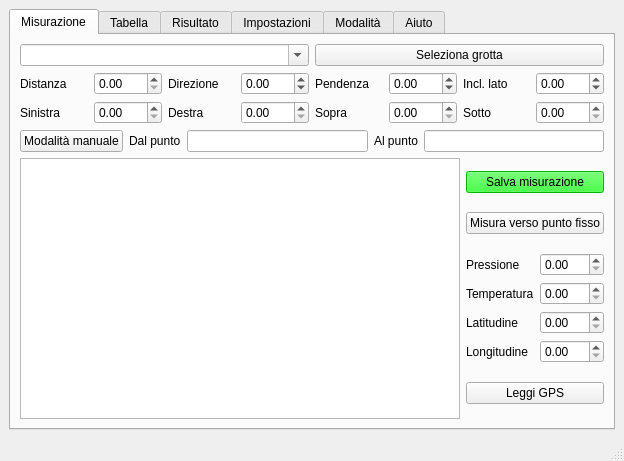
<?xml version="1.0" encoding="UTF-8"?>
<ui version="4.0">
 <class>MainWindow</class>
 <widget class="QMainWindow" name="MainWindow">
  <property name="geometry">
   <rect>
    <x>0</x>
    <y>0</y>
    <width>624</width>
    <height>461</height>
   </rect>
  </property>
  <property name="windowTitle">
   <string>MainWindow</string>
  </property>
  <widget class="QWidget" name="centralwidget">
   <layout class="QHBoxLayout" name="horizontalLayout_4">
    <item>
     <widget class="QTabWidget" name="tabWidget">
      <property name="currentIndex">
       <number>0</number>
      </property>
      <widget class="QWidget" name="misurazione">
       <attribute name="title">
        <string>Misurazione</string>
       </attribute>
       <layout class="QVBoxLayout" name="verticalLayout">
        <item>
         <layout class="QHBoxLayout" name="horizontalLayout_6">
          <item>
           <widget class="QComboBox" name="cavename">
            <property name="editable">
             <bool>true</bool>
            </property>
           </widget>
          </item>
          <item>
           <widget class="QPushButton" name="selectcave">
            <property name="text">
             <string>Seleziona grotta</string>
            </property>
           </widget>
          </item>
         </layout>
        </item>
        <item>
         <layout class="QHBoxLayout" name="horizontalLayout_2">
          <item>
           <widget class="QLabel" name="label_4">
            <property name="text">
             <string>Distanza</string>
            </property>
           </widget>
          </item>
          <item>
           <widget class="QDoubleSpinBox" name="distance">
            <property name="maximum">
             <double>100.000000000000000</double>
            </property>
           </widget>
          </item>
          <item>
           <widget class="QLabel" name="label_3">
            <property name="text">
             <string>Direzione</string>
            </property>
           </widget>
          </item>
          <item>
           <widget class="QDoubleSpinBox" name="heading">
            <property name="minimum">
             <double>-360.000000000000000</double>
            </property>
            <property name="maximum">
             <double>360.000000000000000</double>
            </property>
           </widget>
          </item>
          <item>
           <widget class="QLabel" name="label_5">
            <property name="text">
             <string>Pendenza</string>
            </property>
           </widget>
          </item>
          <item>
           <widget class="QDoubleSpinBox" name="frontalInclination">
            <property name="minimum">
             <double>-360.000000000000000</double>
            </property>
            <property name="maximum">
             <double>360.000000000000000</double>
            </property>
           </widget>
          </item>
          <item>
           <widget class="QLabel" name="label_6">
            <property name="text">
             <string>Incl. lato</string>
            </property>
           </widget>
          </item>
          <item>
           <widget class="QDoubleSpinBox" name="sideTilt">
            <property name="minimum">
             <double>-360.000000000000000</double>
            </property>
            <property name="maximum">
             <double>360.000000000000000</double>
            </property>
           </widget>
          </item>
         </layout>
        </item>
        <item>
         <layout class="QHBoxLayout" name="horizontalLayout_3">
          <item>
           <widget class="QLabel" name="label_7">
            <property name="text">
             <string>Sinistra</string>
            </property>
           </widget>
          </item>
          <item>
           <widget class="QDoubleSpinBox" name="leftW"/>
          </item>
          <item>
           <widget class="QLabel" name="label_8">
            <property name="text">
             <string>Destra</string>
            </property>
           </widget>
          </item>
          <item>
           <widget class="QDoubleSpinBox" name="rightW"/>
          </item>
          <item>
           <widget class="QLabel" name="label_9">
            <property name="text">
             <string>Sopra</string>
            </property>
           </widget>
          </item>
          <item>
           <widget class="QDoubleSpinBox" name="upW"/>
          </item>
          <item>
           <widget class="QLabel" name="label_10">
            <property name="text">
             <string>Sotto</string>
            </property>
           </widget>
          </item>
          <item>
           <widget class="QDoubleSpinBox" name="downW"/>
          </item>
         </layout>
        </item>
        <item>
         <layout class="QHBoxLayout" name="horizontalLayout">
          <item>
           <widget class="QPushButton" name="manualMode">
            <property name="text">
             <string>Modalità manuale</string>
            </property>
            <property name="checkable">
             <bool>true</bool>
            </property>
           </widget>
          </item>
          <item>
           <widget class="QLabel" name="label">
            <property name="text">
             <string>Dal punto</string>
            </property>
           </widget>
          </item>
          <item>
           <widget class="QLineEdit" name="fromP"/>
          </item>
          <item>
           <widget class="QLabel" name="label_2">
            <property name="text">
             <string>Al punto</string>
            </property>
           </widget>
          </item>
          <item>
           <widget class="QLineEdit" name="toP"/>
          </item>
         </layout>
        </item>
        <item>
         <layout class="QHBoxLayout" name="horizontalLayout_7">
          <item>
           <widget class="QGraphicsView" name="section"/>
          </item>
          <item>
           <layout class="QVBoxLayout" name="verticalLayout_8">
            <item>
             <widget class="QPushButton" name="save">
              <property name="styleSheet">
               <string notr="true">background-color: rgb(0, 255, 0);</string>
              </property>
              <property name="text">
               <string>Salva misurazione</string>
              </property>
              <property name="checkable">
               <bool>true</bool>
              </property>
             </widget>
            </item>
            <item>
             <widget class="QPushButton" name="puntofisso">
              <property name="text">
               <string>Misura verso punto fisso</string>
              </property>
              <property name="checkable">
               <bool>true</bool>
              </property>
             </widget>
            </item>
            <item>
             <layout class="QGridLayout" name="gridLayout_2">
              <item row="2" column="0">
               <widget class="QLabel" name="label_18">
                <property name="text">
                 <string>Latitudine</string>
                </property>
               </widget>
              </item>
              <item row="0" column="1">
               <widget class="QDoubleSpinBox" name="pressure"/>
              </item>
              <item row="1" column="0">
               <widget class="QLabel" name="label_13">
                <property name="text">
                 <string>Temperatura</string>
                </property>
               </widget>
              </item>
              <item row="1" column="1">
               <widget class="QDoubleSpinBox" name="temperature"/>
              </item>
              <item row="0" column="0">
               <widget class="QLabel" name="label_14">
                <property name="text">
                 <string>Pressione</string>
                </property>
               </widget>
              </item>
              <item row="3" column="0">
               <widget class="QLabel" name="label_19">
                <property name="text">
                 <string>Longitudine</string>
                </property>
               </widget>
              </item>
              <item row="2" column="1">
               <widget class="QDoubleSpinBox" name="latitude"/>
              </item>
              <item row="3" column="1">
               <widget class="QDoubleSpinBox" name="longitude"/>
              </item>
             </layout>
            </item>
            <item>
             <widget class="QPushButton" name="readGPS">
              <property name="text">
               <string>Leggi GPS</string>
              </property>
             </widget>
            </item>
           </layout>
          </item>
         </layout>
        </item>
       </layout>
      </widget>
      <widget class="QWidget" name="tabella">
       <attribute name="title">
        <string>Tabella</string>
       </attribute>
       <layout class="QVBoxLayout" name="verticalLayout_2">
        <item>
         <layout class="QHBoxLayout" name="horizontalLayout_5">
          <item>
           <widget class="QPushButton" name="deleterow">
            <property name="text">
             <string>Elimina selezionato</string>
            </property>
           </widget>
          </item>
          <item>
           <widget class="QPushButton" name="deletefixrow">
            <property name="text">
             <string>Elimina e correggi</string>
            </property>
           </widget>
          </item>
          <item>
           <widget class="QPushButton" name="savetable">
            <property name="text">
             <string>Salva modifiche</string>
            </property>
           </widget>
          </item>
         </layout>
        </item>
        <item>
         <widget class="QTableWidget" name="fulltable"/>
        </item>
       </layout>
      </widget>
      <widget class="QWidget" name="risultato">
       <attribute name="title">
        <string>Risultato</string>
       </attribute>
       <layout class="QVBoxLayout" name="verticalLayout_3">
        <item>
         <layout class="QHBoxLayout" name="horizontalLayout_8">
          <item>
           <widget class="QPushButton" name="updatedrawing">
            <property name="text">
             <string>Aggiorna</string>
            </property>
           </widget>
          </item>
         </layout>
        </item>
        <item>
         <layout class="QGridLayout" name="gridLayout">
          <item row="1" column="0">
           <widget class="QGraphicsView" name="pianta"/>
          </item>
          <item row="0" column="0">
           <widget class="QLabel" name="label_11">
            <property name="text">
             <string>Pianta</string>
            </property>
           </widget>
          </item>
          <item row="0" column="1">
           <widget class="QLabel" name="label_12">
            <property name="text">
             <string>Spaccato</string>
            </property>
           </widget>
          </item>
          <item row="1" column="1">
           <widget class="QGraphicsView" name="spaccato"/>
          </item>
         </layout>
        </item>
        <item>
         <layout class="QHBoxLayout" name="horizontalLayout_12">
          <item>
           <widget class="QLabel" name="label_16">
            <property name="text">
             <string>Zoom</string>
            </property>
           </widget>
          </item>
          <item>
           <widget class="QSlider" name="zoom">
            <property name="minimum">
             <number>1</number>
            </property>
            <property name="maximum">
             <number>200</number>
            </property>
            <property name="value">
             <number>10</number>
            </property>
            <property name="orientation">
             <enum>Qt::Horizontal</enum>
            </property>
           </widget>
          </item>
         </layout>
        </item>
       </layout>
      </widget>
      <widget class="QWidget" name="tab">
       <attribute name="title">
        <string>Impostazioni</string>
       </attribute>
       <layout class="QVBoxLayout" name="verticalLayout_4">
        <item>
         <widget class="QGroupBox" name="groupBox_2">
          <property name="title">
           <string>Salvataggio </string>
          </property>
          <layout class="QVBoxLayout" name="verticalLayout_6">
           <item>
            <layout class="QHBoxLayout" name="horizontalLayout_10">
             <item>
              <widget class="QLabel" name="label_15">
               <property name="text">
                <string>Cartella dei rilievi: </string>
               </property>
              </widget>
             </item>
             <item>
              <widget class="QLineEdit" name="outputfolder"/>
             </item>
            </layout>
           </item>
           <item>
            <layout class="QHBoxLayout" name="horizontalLayout_13">
             <item>
              <widget class="QCheckBox" name="openlastcave">
               <property name="text">
                <string>Inizia sempre dall'ultima grotta</string>
               </property>
               <property name="checked">
                <bool>false</bool>
               </property>
              </widget>
             </item>
             <item>
              <widget class="QCheckBox" name="dxfmesh">
               <property name="text">
                <string>Mesh in DXF</string>
               </property>
               <property name="checked">
                <bool>true</bool>
               </property>
              </widget>
             </item>
            </layout>
           </item>
          </layout>
         </widget>
        </item>
        <item>
         <widget class="QGroupBox" name="groupBox">
          <property name="title">
           <string>Data e ora </string>
          </property>
          <layout class="QGridLayout" name="gridLayout_4">
           <item row="0" column="0">
            <widget class="QDateTimeEdit" name="dateTimeEdit"/>
           </item>
           <item row="1" column="0">
            <widget class="QLabel" name="label_17">
             <property name="text">
              <string>Secondi tra una scansione automatica e l'altra</string>
             </property>
            </widget>
           </item>
           <item row="0" column="1">
            <layout class="QHBoxLayout" name="horizontalLayout_9">
             <item>
              <widget class="QPushButton" name="savedatetime">
               <property name="text">
                <string>Imposta</string>
               </property>
              </widget>
             </item>
             <item>
              <widget class="QPushButton" name="getGPStime">
               <property name="text">
                <string>Imposta da GPS</string>
               </property>
              </widget>
             </item>
            </layout>
           </item>
           <item row="1" column="1">
            <widget class="QSpinBox" name="autoscanSleep">
             <property name="value">
              <number>5</number>
             </property>
            </widget>
           </item>
          </layout>
         </widget>
        </item>
        <item>
         <widget class="QGroupBox" name="groupBox_4">
          <property name="title">
           <string>Lidar </string>
          </property>
          <layout class="QGridLayout" name="gridLayout_3">
           <item row="0" column="0">
            <widget class="QCheckBox" name="checkBox">
             <property name="text">
              <string>Utilizza il Lidar per misure laterali</string>
             </property>
             <property name="checked">
              <bool>true</bool>
             </property>
            </widget>
           </item>
           <item row="0" column="1">
            <widget class="QCheckBox" name="checkBox_2">
             <property name="text">
              <string>Esegui media su 45° per le distanze</string>
             </property>
            </widget>
           </item>
          </layout>
         </widget>
        </item>
        <item>
         <widget class="QGroupBox" name="groupBox_3">
          <property name="title">
           <string>Calibrazione </string>
          </property>
          <layout class="QHBoxLayout" name="horizontalLayout_11">
           <item>
            <widget class="QPushButton" name="calibraBussola">
             <property name="text">
              <string>Bussola</string>
             </property>
            </widget>
           </item>
           <item>
            <widget class="QPushButton" name="calibraTilt">
             <property name="text">
              <string>Inclinometro</string>
             </property>
            </widget>
           </item>
           <item>
            <widget class="QPushButton" name="calibraLaser">
             <property name="text">
              <string>Distanzimetro</string>
             </property>
            </widget>
           </item>
          </layout>
         </widget>
        </item>
       </layout>
      </widget>
      <widget class="QWidget" name="tab_3">
       <attribute name="title">
        <string>Modalità</string>
       </attribute>
       <layout class="QVBoxLayout" name="verticalLayout_7">
        <item>
         <widget class="QPushButton" name="exit">
          <property name="text">
           <string>Chiudi il programma</string>
          </property>
         </widget>
        </item>
        <item>
         <widget class="QPushButton" name="accesspoint">
          <property name="text">
           <string>Access point WiFi</string>
          </property>
         </widget>
        </item>
        <item>
         <widget class="QPushButton" name="touch_calibrate">
          <property name="text">
           <string>Calibra touchscreen</string>
          </property>
         </widget>
        </item>
        <item>
         <widget class="QPushButton" name="shutdown">
          <property name="text">
           <string>Spegni</string>
          </property>
         </widget>
        </item>
        <item>
         <widget class="QPushButton" name="reboot">
          <property name="text">
           <string>Riavvia</string>
          </property>
         </widget>
        </item>
       </layout>
      </widget>
      <widget class="QWidget" name="tab_2">
       <attribute name="title">
        <string>Aiuto</string>
       </attribute>
       <layout class="QVBoxLayout" name="verticalLayout_5">
        <item>
         <widget class="QLabel" name="aiuto">
          <property name="inputMethodHints">
           <set>Qt::ImhNone</set>
          </property>
          <property name="text">
           <string>Charlotte è un dispositivo sviluppato dal Gruppo Speleologico Talpe del Carso.
Permette di realizzare rilievi topografici vettoriali delle cavità naturali e artificiali in modo automatico.</string>
          </property>
          <property name="wordWrap">
           <bool>true</bool>
          </property>
         </widget>
        </item>
        <item>
         <widget class="QLabel" name="deviceinfo">
          <property name="text">
           <string>Informazioni sul dispositivo:</string>
          </property>
         </widget>
        </item>
        <item>
         <widget class="QPushButton" name="showDeviceInfo">
          <property name="text">
           <string>Aggiorna informazioni sul dispositivo</string>
          </property>
         </widget>
        </item>
       </layout>
      </widget>
     </widget>
    </item>
   </layout>
  </widget>
  <widget class="QStatusBar" name="statusbar"/>
 </widget>
 <resources/>
 <connections/>
</ui>
